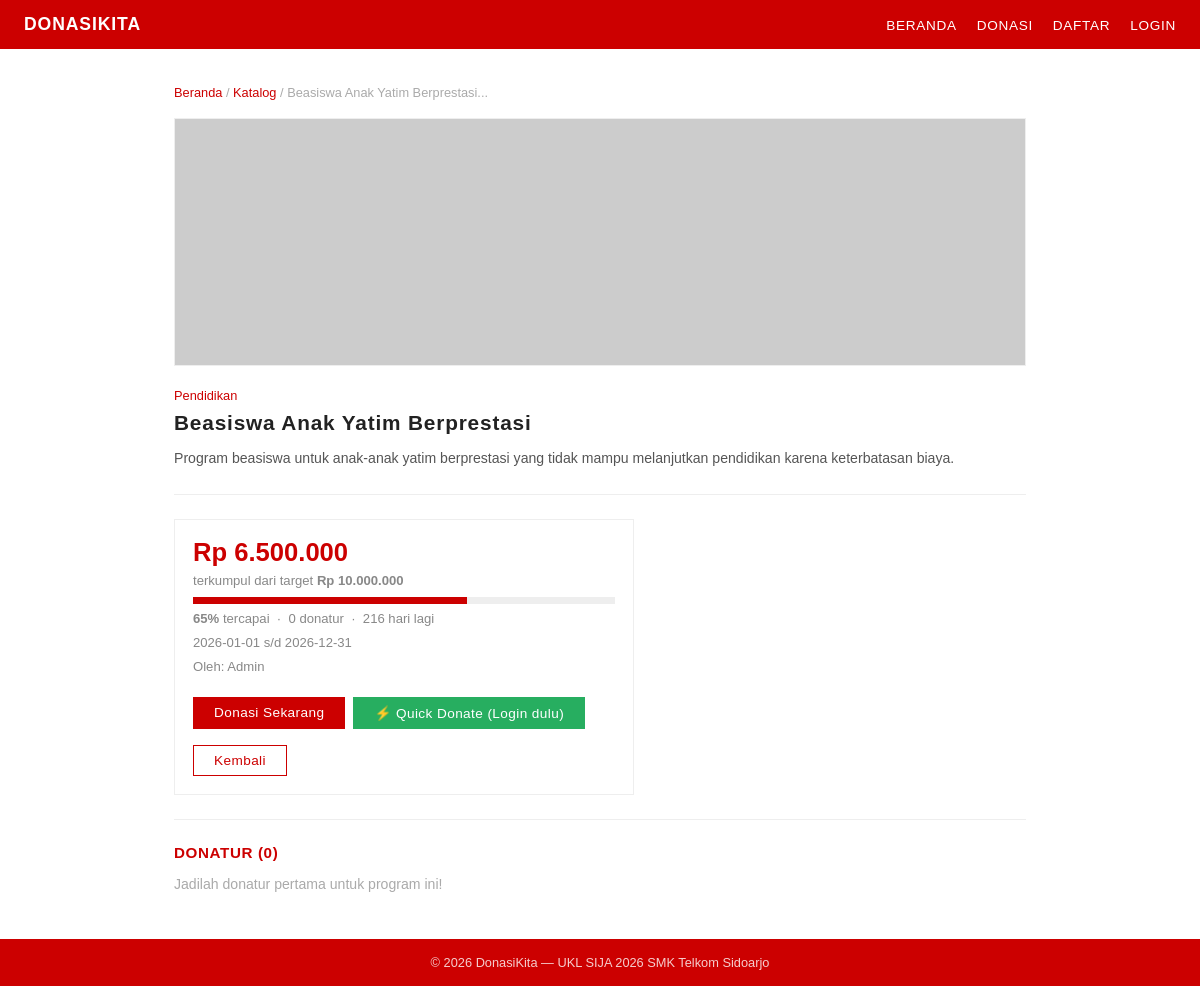
Page /views/detail.php?id=1 on the committed database.
### tables this page shows
CREATE TABLE campaigns (
    id          INT AUTO_INCREMENT PRIMARY KEY,
    category_id INT NOT NULL,
    user_id     INT NOT NULL,
    judul       VARCHAR(200) NOT NULL,
    slug        VARCHAR(220) NOT NULL UNIQUE,
    deskripsi   TEXT NOT NULL,
    gambar      VARCHAR(255) DEFAULT 'default.jpg',
    target_dana DECIMAL(15,2) DEFAULT 0,
    terkumpul   DECIMAL(15,2) DEFAULT 0,
    tgl_mulai   DATE NOT NULL,
    tgl_selesai DATE NOT NULL,
    status      ENUM('aktif','selesai','dibatalkan') DEFAULT 'aktif',
    created_at  DATETIME DEFAULT CURRENT_TIMESTAMP,
    FOREIGN KEY (category_id) REFERENCES categories(id),
    FOREIGN KEY (user_id) REFERENCES users(id)
);

CREATE TABLE categories (
    id   INT AUTO_INCREMENT PRIMARY KEY,
    nama VARCHAR(100) NOT NULL,
    slug VARCHAR(120) NOT NULL UNIQUE
);

CREATE TABLE users (
    id         INT AUTO_INCREMENT PRIMARY KEY,
    nama       VARCHAR(100) NOT NULL,
    email      VARCHAR(150) NOT NULL UNIQUE,
    password   VARCHAR(255) NOT NULL,
    role       ENUM('admin','donatur') DEFAULT 'donatur',
    created_at DATETIME DEFAULT CURRENT_TIMESTAMP
);

### config/db.php (called while the page is built, shortened)
<?php
function e($s)
{
    return htmlspecialchars($s ?? '', ENT_QUOTES, 'UTF-8');
}
function rp($n)
{
    return 'Rp ' . number_format($n, 0, ',', '.');
}
function pct($terkumpul, $target)
{
    return $target > 0 ? min(100, round($terkumpul / $target * 100)) : 0;
}
function sisaHari($tgl)
{
    $diff = strtotime($tgl) - time();
    return $diff > 0 ? ceil($diff / 86400) : 0;
}
function isLogin()
{
    return isset($_SESSION['user']);
}

### views/detail.php (the view, shortened to what this page needs)
<?php
require_once '../config/db.php';
$id = (int)($_GET['id'] ?? 0);
$k = mysqli_fetch_assoc(mysqli_query(
  $conn,
  "SELECT c.*, cat.nama AS kategori, u.nama AS pembuat
     FROM campaigns c
     LEFT JOIN categories cat ON c.category_id = cat.id
     LEFT JOIN users u        ON c.user_id = u.id
     WHERE c.id = $id LIMIT 1"
));
$p    = pct($k['terkumpul'], $k['target_dana']);
$sisa = sisaHari($k['tgl_selesai']);
$donors = mysqli_query(
  $conn,
  "SELECT nama_donatur, jumlah, pesan, metode, created_at
     FROM donations
     WHERE campaign_id = $id AND status = 'sukses'
     ORDER BY created_at DESC LIMIT 10"
);
$jmlDonor = mysqli_num_rows($donors);
require_once '../includes/header.php';
?>
<div class="container">
  <div class="breadcrumb">
    <a href="<?= APP_URL ?>">Beranda</a> /
    <a href="<?= APP_URL ?>/views/katalog.php">Katalog</a> /
    <?= e(substr($k['judul'], 0, 40)) ?>...
  </div>
  <img src="<?= APP_URL ?>/assets/uploads/<?= e($k['gambar']) ?>"
    onerror="this.src='https://placehold.co/900x260/cc0000/fff?text=<?= urlencode($k['judul']) ?>'"
    alt="<?= e($k['judul']) ?>" class="detail-img">
  <p style="font-size:.8rem;color:#cc0000;margin-bottom:5px"><?= e($k['kategori']) ?></p>
  <h1 style="font-size:1.3rem;font-weight:bold;color:#222;margin-bottom:12px"><?= e($k['judul']) ?></h1>
  <p style="color:#555;margin-bottom:18px"><?= nl2br(e($k['deskripsi'])) ?></p>
  <hr>
  <div class="info-box">
    <div class="amount"><?= rp($k['terkumpul']) ?></div>
    <p class="info">terkumpul dari target <strong><?= rp($k['target_dana']) ?></strong></p>
    <div class="prog">
      <div class="prog-fill" style="width:<?= $p ?>%"></div>
    </div>
    <p class="info">
      <strong><?= $p ?>%</strong> tercapai &nbsp;&middot;&nbsp;
      <?= $jmlDonor ?> donatur &nbsp;&middot;&nbsp;
      <?= $sisa > 0 ? $sisa . ' hari lagi' : 'Segera berakhir' ?>
    </p>
    <p class="info"><?= e($k['tgl_mulai']) ?> s/d <?= e($k['tgl_selesai']) ?></p>
    <p class="info">Oleh: <?= e($k['pembuat'] ?? 'Admin') ?></p>
    <div style="display:flex; gap:8px; flex-wrap:wrap; margin-top:12px;">
      <a href="<?= APP_URL ?>/views/bayar.php?id=<?= $k['id'] ?>" class="btn">Donasi Sekarang</a>
      <?php if (isLogin()): ?>
        <div style="display:flex; gap:6px; flex-wrap:wrap;">
          <?php
          $amounts = [1000, 5000, 10000, 50000, 100000, 500000, 1000000];
          foreach ($amounts as $amt):
          ?>
            <form method="POST" action="" style="display:inline;">
              <input type="hidden" name="quick_donate_amount" value="1">
              <input type="hidden" name="campaign_id" value="<?= $id ?>">
              <input type="hidden" name="amount" value="<?= $amt ?>">
              <button type="submit" class="btn" style="background:#27ae60; border-color:#27ae60; color:#fff; cursor:pointer; padding:8px 12px; font-size:0.9rem;">
                ⚡ <?= rp($amt) ?>
              </button>
            </form>
          <?php endforeach; ?>
        </div>
      <?php else: ?>
        <a href="<?= APP_URL ?>/auth/login.php" class="btn" style="background:#27ae60; border-color:#27ae60; color:#fff;">
          ⚡ Quick Donate (Login dulu)
        </a>
      <?php endif; ?>
      <a href="<?= APP_URL ?>/views/katalog.php" class="btn btn-outline">Kembali</a>
    </div>
  </div>
  <hr>
  <h2>DONATUR (<?= $jmlDonor ?>)</h2>
  <?php if ($jmlDonor > 0): ?>
    <?php while ($d = mysqli_fetch_assoc($donors)): ?>
      <div class="donor-item">
        <span class="name"><?= e($d['nama_donatur']) ?></span>
        <span class="amount"><?= rp($d['jumlah']) ?></span>
        <?php if ($d['pesan']): ?>
          <div class="msg">"<?= e($d['pesan']) ?>"</div>
        <?php endif; ?>
        <div class="time">
          <?= e($d['metode']) ?> &middot;
          <?= date('d M Y, H:i', strtotime($d['created_at'])) ?>
        </div>
      </div>
    <?php endwhile; ?>
  <?php else: ?>
    <p style="color:#aaa">Jadilah donatur pertama untuk program ini!</p>
  <?php endif; ?>
</div>
<?php
require_once '../includes/footer.php';
?>

### includes/header.php (shortened to what this page needs)
<?php
$u     = user();
?>
<!DOCTYPE html>
<html lang="id">
<head>
  <link rel="stylesheet" href="<?= APP_URL ?>/assets/css/style.css">
</head>
<body>
  <nav>
    <a href="<?= APP_URL ?>" class="nav-logo">DONASIKITA</a>
    <ul class="nav-links">
      <li><a href="<?= APP_URL ?>">BERANDA</a></li>
      <li><a href="<?= APP_URL ?>/views/katalog.php">DONASI</a></li>
      <?php if (isLogin()): ?>
        <li><a href="<?= APP_URL ?>/auth/logout.php">KELUAR (<?= e($u['nama']) ?>)</a></li>
      <?php else: ?>
        <li><a href="<?= APP_URL ?>/auth/register.php">DAFTAR</a></li>
        <li><a href="<?= APP_URL ?>/auth/login.php">LOGIN</a></li>
      <?php endif; ?>
    </ul>
  </nav>

### includes/footer.php (shortened to what this page needs)
<footer>&copy; <?= date('Y') ?> DonasiKita &mdash; UKL SIJA 2026 SMK Telkom Sidoarjo</footer>
</body>
</html>

### assets/css/style.css (style rules this page uses)
* { box-sizing: border-box; margin: 0; padding: 0; }
body { font-family: Arial, sans-serif; background: #fff; color: #222; display: flex; flex-direction: column; min-height: 100vh; margin: 0; }
a { text-decoration: none; color: inherit; }
nav { background: #cc0000; padding: 14px 24px; display: flex; align-items: center; justify-content: space-between; }
.nav-logo { color: #fff; font-weight: bold; font-size: 1.1rem; letter-spacing: .05em; }
.nav-links { display: flex; gap: 20px; list-style: none; align-items: center; }
.nav-links a { color: #fff; font-size: .85rem; letter-spacing: .05em; text-transform: uppercase; }
.container { max-width: 900px; margin: 0 auto; padding: 36px 24px; }
h1 { font-size: 1.15rem; font-weight: normal; letter-spacing: .04em; margin-bottom: 20px; color: #222; }
h2 { font-size: .95rem; font-weight: bold; margin-bottom: 12px; color: #cc0000; text-transform: uppercase; letter-spacing: .04em; }
p { font-size: .88rem; color: #444; margin-bottom: 8px; line-height: 1.6; }
hr { border: none; border-top: 1px solid #eee; margin: 24px 0; }
.btn, button[type=submit] { display: inline-block; background: #cc0000; color: #fff; border: 1px solid #cc0000; padding: 7px 20px; font-size: .85rem; font-family: inherit; cursor: pointer; letter-spacing: .03em; margin-top: 8px; }
.btn-outline { background: #fff; color: #cc0000; }
.prog { background: #eee; height: 7px; margin: 6px 0 4px; }
.prog-fill { background: #cc0000; height: 7px; }
.detail-img { width: 100%; max-height: 260px; object-fit: cover; margin-bottom: 16px; border: 1px solid #eee; }
.info-box { border: 1px solid #eee; padding: 18px; max-width: 460px; }
.info-box .amount { font-size: 1.6rem; font-weight: bold; color: #cc0000; }
.info-box .info { font-size: .82rem; color: #888; margin: 3px 0; }
.breadcrumb { font-size: .8rem; color: #aaa; margin-bottom: 18px; }
.breadcrumb a { color: #cc0000; }
footer { background: #cc0000; color: rgba(255,255,255,.8); text-align: center; padding: 16px 0; font-size: .8rem; margin-top: auto; }

### rows in the picture
campaigns: judul "Beasiswa Anak Yatim Berprestasi", category.nama "Pendidikan", deskripsi "Program beasiswa untuk anak-anak yatim berprestasi yang tidak mampu melanjutkan pendidikan karena keterbatasan biaya.", terkumpul "Rp 6.500.000", target_dana "Rp 10.000.000", p "65", tgl_selesai "216", tgl_mulai "2026-01-01", tgl_selesai "2026-12-31", user.nama "Admin"

### other values in the picture
$jmlDonor "0"
